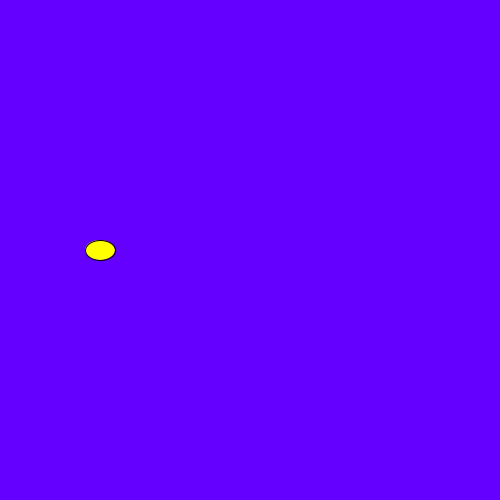
Frame 1 (no input)
Frame 60 (the mouse pressed at the canvas centre just before this capture): blank canvas, image omitted
Frame 120 (the mouse held since frame 60 and released just before this capture): blank canvas, image omitted

The Processing sketch that drew this single still picture (run headless with seeded random() and noise(); from frame 60 on, the mouse is pressed at the canvas centre):

// Processing sketch: flappybird
// ── flappybird.pde
int  birdX = 100;
int  birdY = 250;
int V = 0;
int G = 1;
void setup(){
  size(500,500);
  
}

void draw(){
  
  background(100,0,300);
  fill(300,300,0);
  ellipse(birdX,birdY,30,20);
  birdY = birdY+V;
V = V + G;
}

void mousePressed(){
  G = -1;

}
